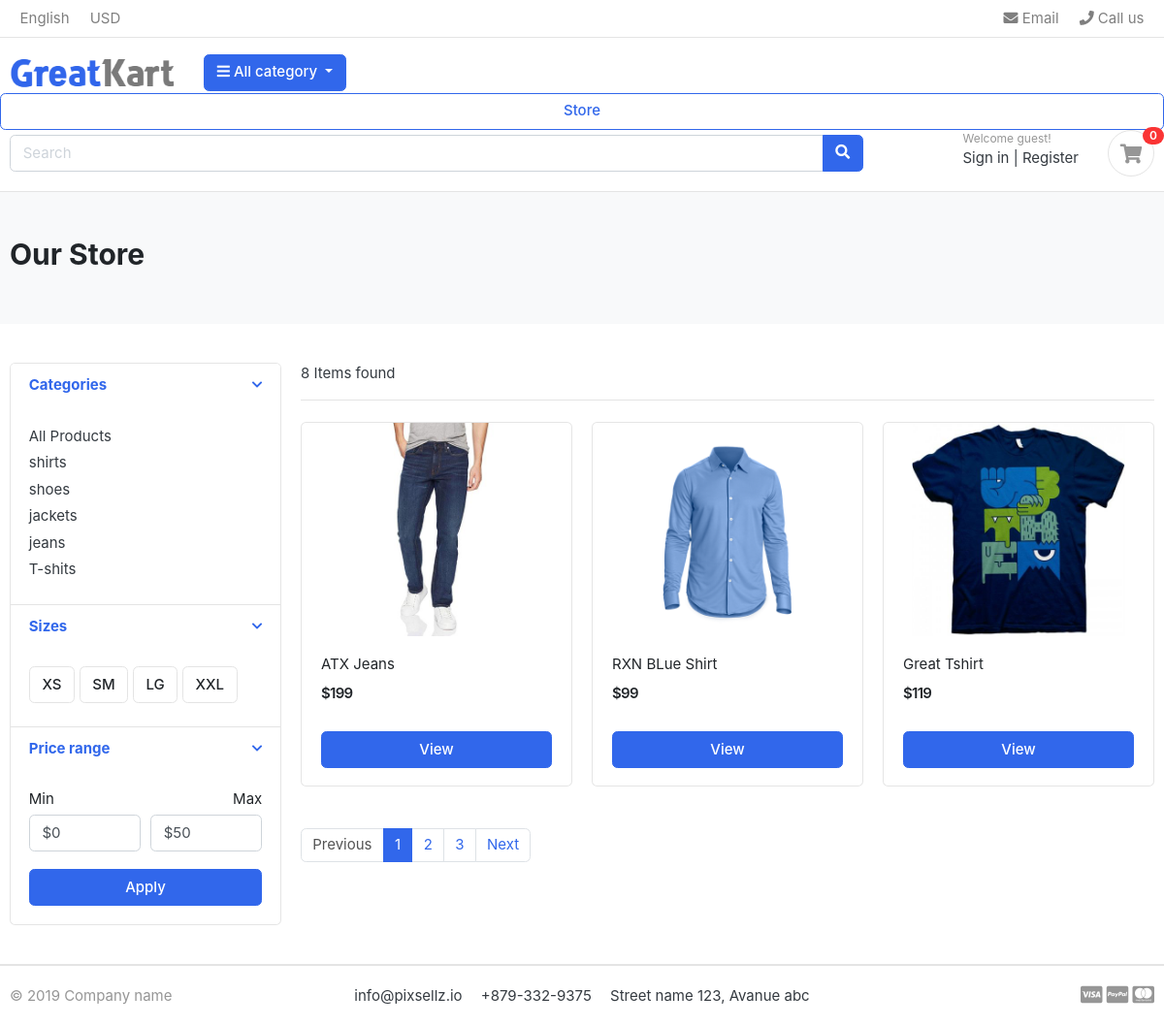
/store/, run on the app's committed database.
### category/models.py (models this page shows, shortened)
class Category(models.Model):
    category_name=models.CharField(max_length=50,unique=True)
    slug=models.SlugField(max_length=500,unique=True)
    discription=models.TextField(max_length=300,blank=True)
    cat_image=models.ImageField(upload_to='photos/category',blank=True)
    class Meta:
        verbose_name='category'
        verbose_name_plural='categories'

### store/models.py (models this page shows, shortened)
class Product(models.Model):
    product_name=models.CharField(max_length=200,unique=True)
    slug        =models.SlugField(max_length=300,unique=True)
    description =models.TextField(max_length=500,blank=True)
    price       =models.IntegerField()
    image       =models.ImageField(upload_to='photos/products')
    stock       =models.IntegerField()
    is_available=models.BooleanField(default=True)
    category    =models.ForeignKey(Category,on_delete=models.CASCADE)
    created_data=models.DateTimeField(auto_now_add=True)
    modified    =models.DateTimeField(auto_now=True)

### store/views.py (the view)
# urls.py: path("store/",include('store.urls')),
def store(request,category_slug=None):
    categories=None
    products=None
    if category_slug!=None:
       print(category_slug)
       categories= get_object_or_404(Category, slug=category_slug)
       products=Product.objects.filter(category=categories,is_available=True).order_by('id')
       products_count=products.count()
       paginator=Paginator(products,4)
       page=request.GET.get('page')
       paged_products=paginator.get_page(page)
    else:
        products=Product.objects.filter(is_available=True).order_by('id')
        paginator=Paginator(products,3)
        page=request.GET.get('page')
        paged_products=paginator.get_page(page)
        products_count=products.count()
    context={
        'products':paged_products,
        'products_count':products_count,
    }
    return render(request,'store/store.html',context)

### carts/context_processors.py (called while the page is built)
def counter(request):
    cart_count=0
    if 'admin' is request.path:
        return {}
    else:
        try:
            cart=Cart.objects.get(cart_id=_cart_id(request))
            cart_items=CartItem.objects.all()
            for cart_item in cart_items:
                cart_count+=cart_item.quantity
        except Cart.DoesNotExist:
            cart_count=0
    return dict(cart_count=cart_count)

### carts/views.py (called while the page is built)
def _cart_id(request):                                   # to get cart session id
    cart=request.session.session_key
    if not cart:
        cart=request.session.create()
    return cart

### category/context_processors.py (called while the page is built)
def menu_links(request):
    all_links=Category.objects.all()
    return dict(links=all_links)

### store/templates/store/store.html (shortened to what this page needs)
{% extends 'app/base.html'%}
{% load static  %}
{% block content %}
<section class="section-pagetop bg">
    <div class="container">
        {% if 'search' in request.path %}
        <h2 class="title-page">Result Store</h2>
        {% else %}
        <h2 class="title-page">Our Store</h2>
        {% endif %}
    </div>
    </section>
    <section class="section-content padding-y">
    <div class="container">
    <div class="row">
        <aside class="col-md-3">
    <div class="card">
        <article class="filter-group">
            <header class="card-header">
                <a href="#" data-toggle="collapse" data-target="#collapse_1" aria-expanded="true" class="">
                    <i class="icon-control fa fa-chevron-down"></i>
                    <h6 class="title">Categories</h6>
                </a>
            </header>
            <div class="filter-content collapse show" id="collapse_1" style="">
                <div class="card-body">
                    <ul class="list-menu">
                        <li><a href="{% url 'store' %}">All Products</a></li>
                        {% for category in links %}
                    <li><a href="{% url 'product_by_category' category.category_name %}">{{category.category_name}}</a></li>
                    {% endfor %}
                    </ul>
                </div>
            </div>
        </article>
        <article class="filter-group">
            <header class="card-header">
                <a href="#" data-toggle="collapse" data-target="#collapse_4" aria-expanded="true" class="">
                    <i class="icon-control fa fa-chevron-down"></i>
                    <h6 class="title">Sizes </h6>
                </a>
            </header>
            <div class="filter-content collapse show" id="collapse_4" style="">
                <div class="card-body">
                  <label class="checkbox-btn">
                    <span class="btn btn-light"> XS </span>
                  </label>
                  <label class="checkbox-btn">
                    <span class="btn btn-light"> SM </span>
                  </label>
                  <label class="checkbox-btn">
                    <span class="btn btn-light"> LG </span>
                  </label>
                  <label class="checkbox-btn">
                    <span class="btn btn-light"> XXL </span>
                  </label>
            </div>
            </div>
        </article>
        <article class="filter-group">
            <header class="card-header">
                <a href="#" data-toggle="collapse" data-target="#collapse_3" aria-expanded="true" class="">
                    <i class="icon-control fa fa-chevron-down"></i>
                    <h6 class="title">Price range </h6>
                </a>
            </header>
            <div class="filter-content collapse show" id="collapse_3" style="">
                <div class="card-body">
                    <div class="form-row">
                    <div class="form-group col-md-6">
                      <label>Min</label>
                          <select class="mr-2 form-control">
                            <option value="0">$0</option>
                        </select>
                    </div>
                    <div class="form-group text-right col-md-6">
                      <label>Max</label>
                          <select class="mr-2 form-control">
                            <option value="50">$50</option>
                        </select>
                    </div>
                    </div>
                    <button class="btn btn-block btn-primary">Apply</button>
                </div>
            </div>
        </article>
    </div>
        </aside>
        <main class="col-md-9">
    <header class="border-bottom mb-4 pb-3">
            <div class="form-inline">
                <span class="mr-md-auto">{{products_count}} Items found </span>
            </div>
    </header>
    <div class="row">
      {% if products  %}
        {% for product in products %}
        <div class="col-md-4">
            <figure class="card card-product-grid">
                <div class="img-wrap">
                 <img src="{{product.image.url}}">
                </div>
                <figcaption class="info-wrap">
                    <div class="fix-height">
                        <a href="{% url 'product_details' product.category.slug product.slug %}" class="title">{{product.product_name}}</a>
                        <div class="price-wrap mt-2">
                            <span class="price">${{product.price}}</span>
                        </div>
                    </div>
                    <a href="{% url 'product_details' product.category.slug product.slug %}" class="btn btn-block btn-primary">View </a>
                </figcaption>
            </figure>
        </div>
        {% endfor %}
        {% else %}
      <h3> No Product Found  <h3>
        {% endif %}
    </div>
    <nav class="mt-4" aria-label="Page navigation sample">
       {% if products.has_other_pages %}
        <ul class="pagination">
           {% if products.has_previous %}
          <li class="page-item "><a class="page-link" href="?page={{products.previous_page_number}}">Previous</a></li>
           {% else %}
         <li class="page-item disabled"><a class="page-link" href="#">Previous</a></li>
           {% endif %}
        {% for i in products.paginator.page_range %}
          {% if products.number == i %}
        <li class="page-item active"><a class="page-link" href="#">{{i}}</a></li>
          {% else %}
        <li class="page-item "><a class="page-link" href="?page={{i}}">{{i}}</a></li>
          {% endif %}
        {% endfor %}
        {% if products.has_next %}
        <li class="page-item"> <a class="page-link" href="?page={{products.next_page_number}} "> Next</a> </li>
        {% else %}
        <li class="page-item disabled"> <a class="page-link" href="# "> Next</a> </li>
        {% endif %}
    </ul>
      {% endif %}
    </nav>
        </main>
    </div>
    </div>
    </section>
{% endblock %}

### app/static/app/css/ui.css (style rules this page uses)
html { font-family: "Inter", sans-serif; font-size: 15px; }
.img-wrap { text-align: center; display: block; }
.img-wrap img { max-width: 100%; }
.price-wrap { letter-spacing: -0.7px; }
.padding-y { padding-top: 40px; padding-bottom: 40px; }
figure { margin-bottom: 0; }
article:after, .form-group:after { display: block; clear: both; content: ""; }
.bg { background-color: #f8f9fa; }
.title-page { color: #212529; }
.btn-light { background-color: #fff; border-color: #e4e4e4; }
[class*=list-] li:after { visibility: hidden; display: block; content: ""; overflow: hidden; height: 0; clear: both; }
.list-menu { list-style: none; margin: 0; padding-left: 0; }
.list-menu li { margin-bottom: 5px; }
.list-menu a { color: #343a40; }
[class*=card-product] a.title { color: #212529; display: block; }
[class*=card-product] .img-wrap { overflow: hidden; position: relative; }
[class*=card-product] .img-wrap img { height: 100%; max-width: 100%; width: auto; display: inline-block; -o-object-fit: cover; object-fit: cover; }
.card-product-grid { margin-bottom: 20px; }
.card-product-grid .img-wrap { border-radius: 0.2rem 0.2rem 0 0; height: 220px; }
.card-product-grid .info-wrap { overflow: hidden; padding: 18px 20px; }
.card-product-grid .fix-height { height: 80px; overflow: hidden; }
.card .img-wrap { overflow: hidden; }
.price { font-weight: 600; color: #212529; }
.icon-control { margin-top: 5px; float: right; font-size: 80%; }
.card-header .title { margin-bottom: 0; line-height: 1.5; }
.filter-group { border-bottom: 1px solid #e4e4e4; }
.filter-group .card-header { border-bottom: 0; }
.filter-group:last-child { border-bottom: 0; }
.checkbox-btn { position: relative; }
.section-pagetop { padding: 45px 0; }

### data on the page
Category: category_name "shirts"
Category: category_name "shoes"
Category: category_name "jackets"
Category: category_name "jeans"
Category: category_name "T-shits"
Product: image (picture), product_name "ATX Jeans", price "199"
Product: image (picture), product_name "RXN BLue Shirt", price "99"
Product: image (picture), product_name "Great Tshirt", price "119"

### other printed values
{{ cart_count }} "0"
{{ products_count }} "8"
{{ i }} "1"
{{ i }} "2" "3"
